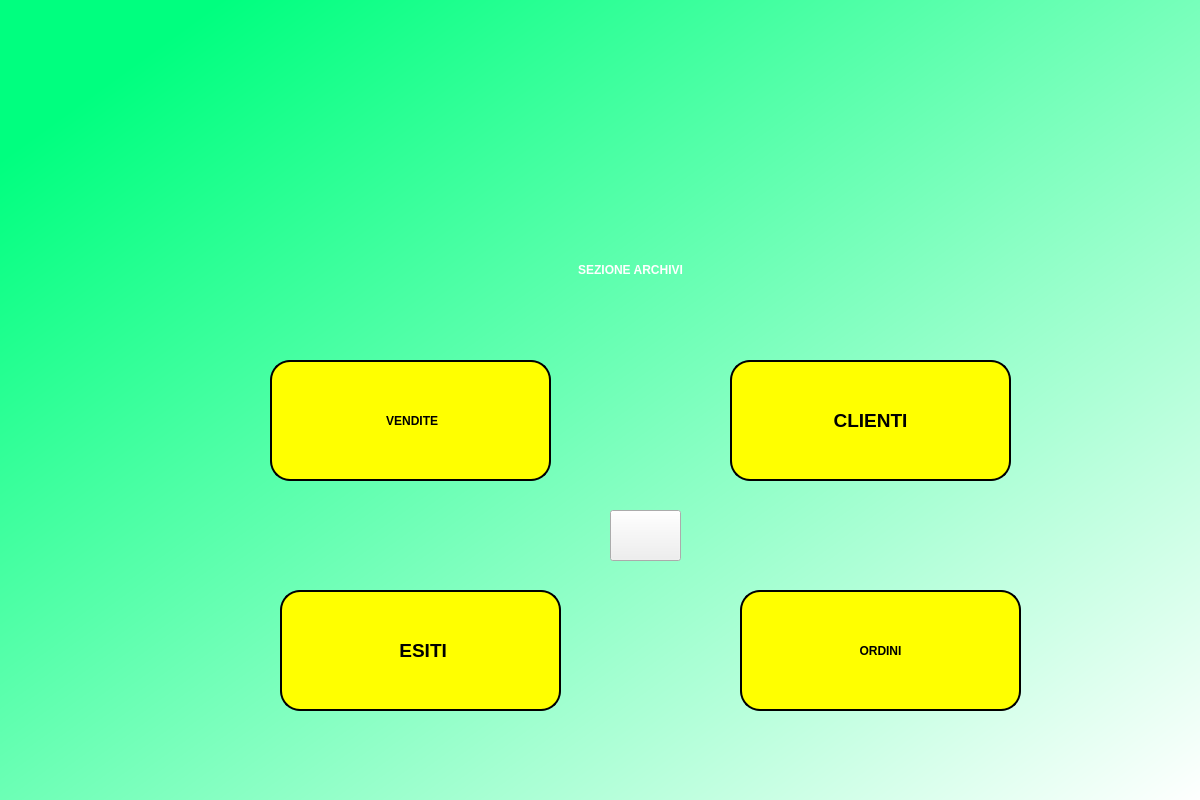
<?xml version="1.0" encoding="UTF-8"?>
<ui version="4.0">
 <class>DialogArchivi</class>
 <widget class="QDialog" name="DialogArchivi">
  <property name="geometry">
   <rect>
    <x>0</x>
    <y>0</y>
    <width>1200</width>
    <height>800</height>
   </rect>
  </property>
  <property name="font">
   <font>
    <weight>50</weight>
    <bold>false</bold>
   </font>
  </property>
  <property name="windowTitle">
   <string>Dialog</string>
  </property>
  <property name="styleSheet">
   <string notr="true">QWidget#DialogArchivi{
background-color:qlineargradient(spread:pad, x1:0.058, y1:0.136364, x2:1, y2:1, stop:0 rgba(0, 255, 127, 255), stop:1 rgba(255, 255, 255, 255));}</string>
  </property>
  <widget class="QLabel" name="label">
   <property name="geometry">
    <rect>
     <x>230</x>
     <y>240</y>
     <width>801</width>
     <height>61</height>
    </rect>
   </property>
   <property name="styleSheet">
    <string notr="true">font: 36pt &quot;MS Shell Dlg 2&quot;;color:rgb(255, 255, 255);
font-weight:bold;
</string>
   </property>
   <property name="text">
    <string>&lt;html&gt;&lt;head/&gt;&lt;body&gt;&lt;p align=&quot;center&quot;&gt;SEZIONE ARCHIVI&lt;/p&gt;&lt;/body&gt;&lt;/html&gt;</string>
   </property>
  </widget>
  <widget class="QPushButton" name="archvenditeBtn">
   <property name="geometry">
    <rect>
     <x>270</x>
     <y>360</y>
     <width>281</width>
     <height>121</height>
    </rect>
   </property>
   <property name="cursor">
    <cursorShape>PointingHandCursor</cursorShape>
   </property>
   <property name="styleSheet">
    <string notr="true">border-radius:20px;
border :2px solid ;
font: 75 14pt &quot;MS Shell Dlg 2&quot;;
font-weight:bold;
background-color: rgb(255, 255, 0);</string>
   </property>
   <property name="text">
    <string> VENDITE</string>
   </property>
   <property name="icon">
    <iconset>
     <normaloff>img/cashh.png</normaloff>img/cashh.png</iconset>
   </property>
   <property name="iconSize">
    <size>
     <width>60</width>
     <height>60</height>
    </size>
   </property>
  </widget>
  <widget class="QPushButton" name="archclientiBtn">
   <property name="geometry">
    <rect>
     <x>730</x>
     <y>360</y>
     <width>281</width>
     <height>121</height>
    </rect>
   </property>
   <property name="font">
    <font>
     <family>MS Shell Dlg 2</family>
     <pointsize>14</pointsize>
     <weight>75</weight>
     <italic>false</italic>
     <bold>true</bold>
    </font>
   </property>
   <property name="cursor">
    <cursorShape>PointingHandCursor</cursorShape>
   </property>
   <property name="styleSheet">
    <string notr="true">border-radius:20px;
border :2px solid ;
font: 75 14pt &quot;MS Shell Dlg 2&quot;;
font-weight:bold;
background-color: rgb(255, 255, 0);</string>
   </property>
   <property name="text">
    <string>CLIENTI</string>
   </property>
   <property name="icon">
    <iconset>
     <normaloff>img/clie.png</normaloff>img/clie.png</iconset>
   </property>
   <property name="iconSize">
    <size>
     <width>100</width>
     <height>100</height>
    </size>
   </property>
  </widget>
  <widget class="QPushButton" name="archordiniButton">
   <property name="geometry">
    <rect>
     <x>740</x>
     <y>590</y>
     <width>281</width>
     <height>121</height>
    </rect>
   </property>
   <property name="cursor">
    <cursorShape>PointingHandCursor</cursorShape>
   </property>
   <property name="styleSheet">
    <string notr="true">border-radius:20px;
border :2px solid ;
font: 14pt &quot;MS Shell Dlg 2&quot;;
font-weight:bold;
background-color: rgb(255, 255, 0);</string>
   </property>
   <property name="text">
    <string>ORDINI</string>
   </property>
   <property name="icon">
    <iconset>
     <normaloff>img/del.png</normaloff>img/del.png</iconset>
   </property>
   <property name="iconSize">
    <size>
     <width>100</width>
     <height>100</height>
    </size>
   </property>
  </widget>
  <widget class="QPushButton" name="archesitiBtn">
   <property name="geometry">
    <rect>
     <x>280</x>
     <y>590</y>
     <width>281</width>
     <height>121</height>
    </rect>
   </property>
   <property name="font">
    <font>
     <family>MS Shell Dlg 2</family>
     <pointsize>14</pointsize>
     <weight>75</weight>
     <italic>false</italic>
     <bold>true</bold>
    </font>
   </property>
   <property name="cursor">
    <cursorShape>PointingHandCursor</cursorShape>
   </property>
   <property name="styleSheet">
    <string notr="true">border-radius:20px;
border :2px solid ;
font: 75 14pt &quot;MS Shell Dlg 2&quot;;
font-weight:bold;
background-color: rgb(255, 255, 0);</string>
   </property>
   <property name="text">
    <string> ESITI</string>
   </property>
   <property name="icon">
    <iconset>
     <normaloff>img/te.png</normaloff>img/te.png</iconset>
   </property>
   <property name="iconSize">
    <size>
     <width>90</width>
     <height>90</height>
    </size>
   </property>
  </widget>
  <widget class="QPushButton" name="homeBtn">
   <property name="geometry">
    <rect>
     <x>610</x>
     <y>510</y>
     <width>71</width>
     <height>51</height>
    </rect>
   </property>
   <property name="cursor">
    <cursorShape>PointingHandCursor</cursorShape>
   </property>
   <property name="text">
    <string/>
   </property>
   <property name="icon">
    <iconset>
     <normaloff>img/home.png</normaloff>img/home.png</iconset>
   </property>
   <property name="iconSize">
    <size>
     <width>30</width>
     <height>30</height>
    </size>
   </property>
  </widget>
  <widget class="QLabel" name="label_2">
   <property name="geometry">
    <rect>
     <x>0</x>
     <y>0</y>
     <width>1271</width>
     <height>321</height>
    </rect>
   </property>
   <property name="text">
    <string/>
   </property>
   <property name="pixmap">
    <pixmap>img/farmaciaa.jpg</pixmap>
   </property>
   <property name="scaledContents">
    <bool>true</bool>
   </property>
  </widget>
  <zorder>archvenditeBtn</zorder>
  <zorder>archclientiBtn</zorder>
  <zorder>archordiniButton</zorder>
  <zorder>archesitiBtn</zorder>
  <zorder>homeBtn</zorder>
  <zorder>label_2</zorder>
  <zorder>label</zorder>
 </widget>
 <resources/>
 <connections/>
</ui>
